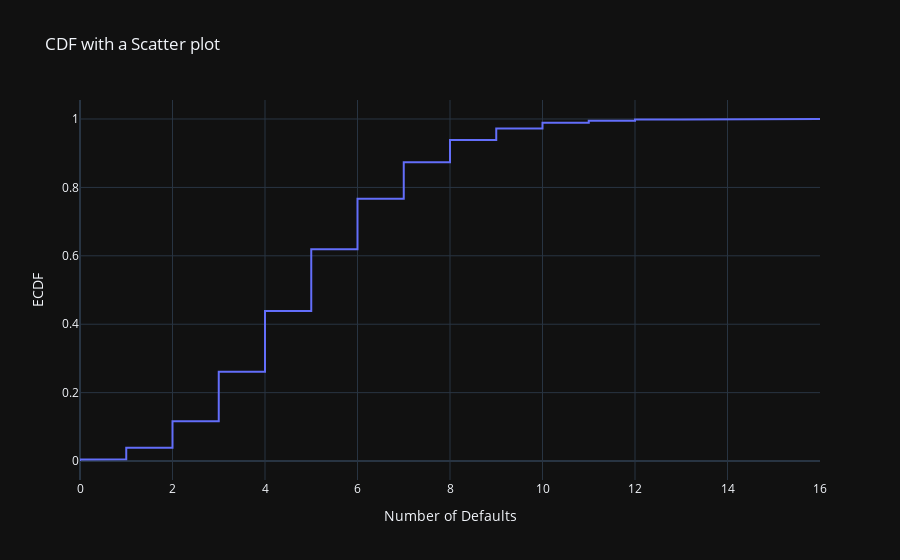

Notebook code for this chart:
### Code cell
fig = go.Figure(
    data=go.Scatter(x=x, y=y, mode='lines'),
    layout_title_text='CDF with a Scatter plot',
    layout_xaxis_title ="Number of Defaults",
    layout_yaxis_title= "ECDF"
)

fig.show()

### Figure 1 — Plotly figure (JSON) as saved in the notebook; plotly's stock layout.template omitted (floating-point values rounded to 4 significant figures; data arrays with more than 128 entries replaced by an {"elided": "..."} marker saying what was removed)
{"data": [{"mode": "lines", "type": "scatter", "x": {"elided": "10000 int values"}, "y": {"elided": "10000 float values"}}], "layout": {"autosize": true, "title": {"text": "CDF with a Scatter plot"}, "xaxis": {"autorange": true, "range": [0, 16], "title": {"text": "Number of Defaults"}, "type": "linear"}, "yaxis": {"autorange": true, "range": [-0.05545, 1.056], "title": {"text": "ECDF"}, "type": "linear"}}}
